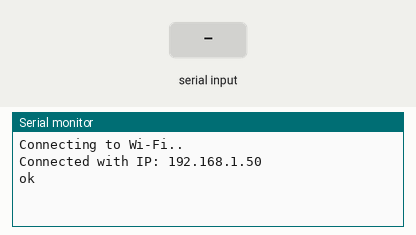
Simulated run of this sketch. Board: ESP8266 (NodeMCU). On the bench: the last lines printed to the serial monitor. The inputs (shaded band) are chosen by the test bench. WiFi joins after 1.5 s; servers stay silent unless stated.

Above: at 3.2 s.
3.3 s: "Call Waiter\n" received over Serial
At 4.5 s:
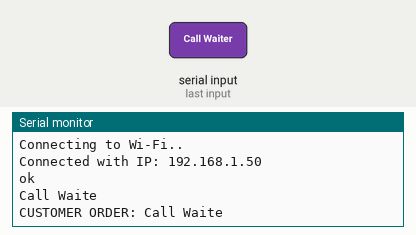
5.1 s: "Water\n" received over Serial
At 6.5 s:
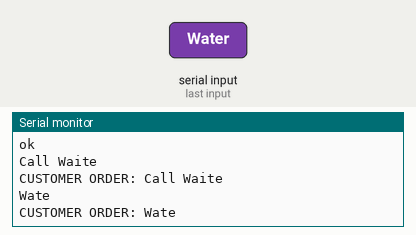
6.9 s: "1\n" received over Serial
At 8.4 s:
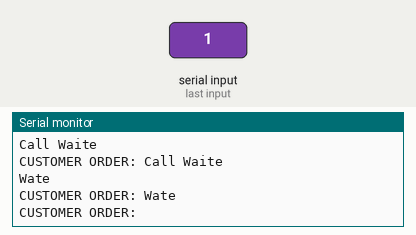

Measured:
- after the input at 3.3 s, the serial monitor: prints a new line after 0.20 s (image 1)
- after the input at 5.1 s, the serial monitor: prints a new line after 0.15 s (image 2)
- after the input at 6.9 s, the serial monitor: prints a new line after 0.25 s (image 3)

The sketch:

mainEspfile.ino
```cpp
#include <Arduino.h>
#include<SoftwareSerial.h>        //serial communication library
#include <ESP8266WiFi.h>          // esp8266 library
#include <Firebase_ESP_Client.h>  //firebase library


// ................................Wifi Connecting function........................................
// Insert your network credentials
#define WIFI_SSID "wifi_name"
#define WIFI_PASSWORD "wifi_password"
void wifiConnectivity(){
  WiFi.begin(WIFI_SSID,WIFI_PASSWORD);
  Serial.print("Connecting to Wi-Fi");
  while (WiFi.status() != WL_CONNECTED){
  Serial.print(".");
  delay(1000);
  }
  Serial.println();
  Serial.print("Connected with IP: ");
  Serial.println(WiFi.localIP());
  Serial.println();
}


// ...................................Firebase function ...........................................
//Provide the token generation process info.
#include "addons/TokenHelper.h"
//Provide the RTDB payload printing info and other helper functions.
#include "addons/RTDBHelper.h"


// Insert Firebase project API Key
#define API_KEY "api key"


//RTDB-- REAL TIME DATA BASE
// Insert RTDB URLefine the RTDB URL */
#define DATABASE_URL "data-base-url"


//Define Firebase Data object
FirebaseData fbdo;
FirebaseAuth auth;
FirebaseConfig config;

//declare a bool variable for authenication purpose
bool signupOK = false;


// .........................Main Setup Function ...................................................
void setup() {
// Open serial communications and wait for port to open:
  Serial.begin(9600);
  wifiConnectivity();

  /* Assign the api key (required) */
  config.api_key = API_KEY;

  /* Assign the RTDB URL (required) */
  config.database_url = DATABASE_URL;

  /* Sign up */
  if (Firebase.signUp(&config, &auth, "", "")){
    Serial.println("ok");
    signupOK = true;
  }
  else{
    Serial.printf("%s\n", config.signer.signupError.message.c_str());
  }

  /* Assign the callback function for the long running token generation task */
  config.token_status_callback = tokenStatusCallback; //see addons/TokenHelper.h

  Firebase.begin(&config, &auth);
  Firebase.reconnectWiFi(true);
}
//declare a variable of string type to store the incomming string data
String data;
void loop() {
  // run over and over
  if (Serial.available()) {
    //read the serially transfered string until '\n' and store it into a variable
    data = Serial.readStringUntil('\n');
    data.remove(data.length()-1, 1);
    Serial.println(data);
    if (Firebase.ready() && signupOK ) {
      if(data == "Call Waiter"){
        //if string is call waiter then update waiter menu section of database
        Firebase.RTDB.setString(&fbdo, "/MENU/WAITER", data);
        Serial.print("CUSTOMER CALLING TO: ");
        Serial.println(data);
      }
      else if(data == "Water"){
        //if string is water then update water menu section of database
        Firebase.RTDB.setString(&fbdo, "/MENU/WATER", data);
        Serial.print("CUSTOMER NEED WATER: ");
        Serial.println(data);
      }
      else {
        //update order menu section of database
        Firebase.RTDB.setString(&fbdo, "/MENU/ORDER", data);
        Serial.print("CUSTOMER ORDER: ");
        Serial.println(data);
      }
    Serial.println("");
  }
  delay(1000);
  }
  //update the database menu of water and waiter to its previous_
  Firebase.RTDB.setString(&fbdo, "/MENU/WATER", "NO NEED WATER");
  Firebase.RTDB.setString(&fbdo, "/MENU/WAITER", "NO CALLING WAITER");

}
```
